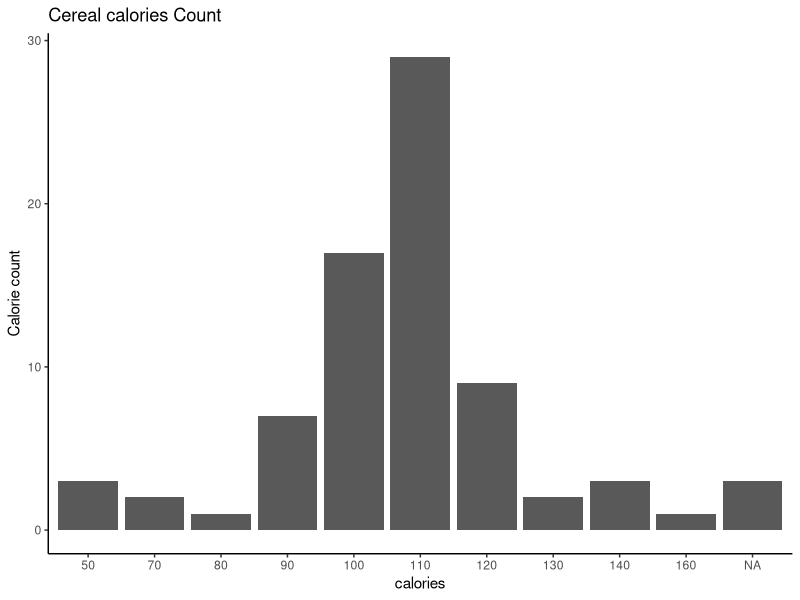
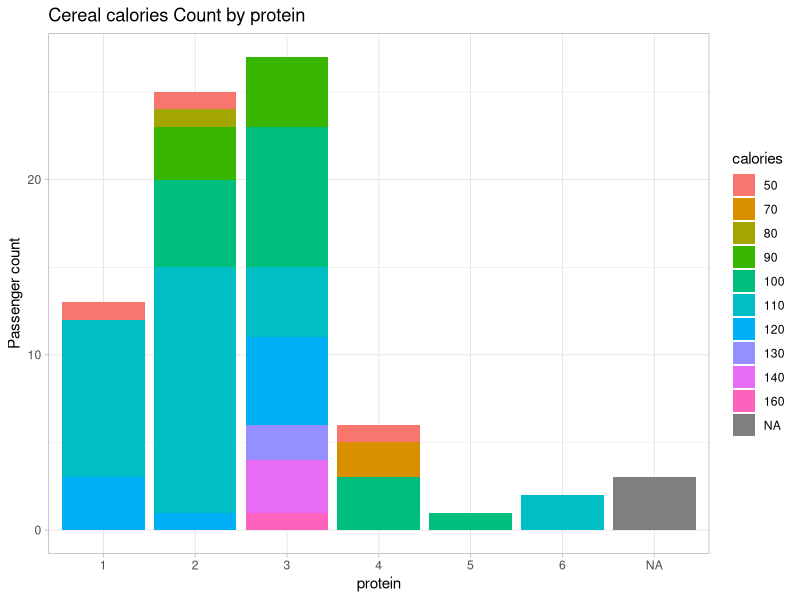
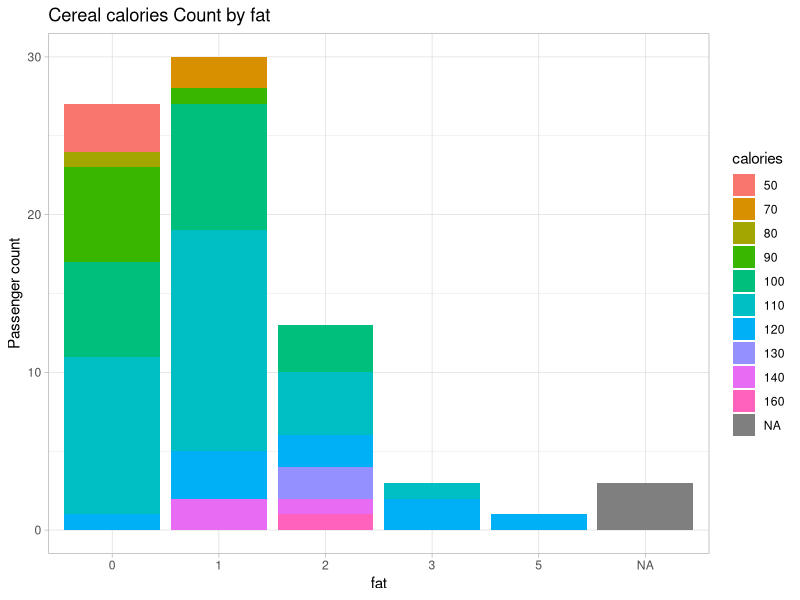
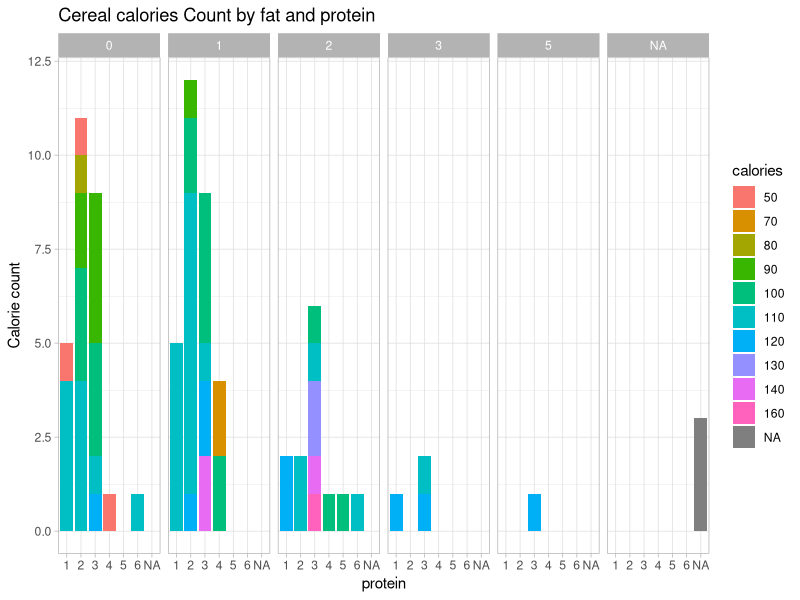
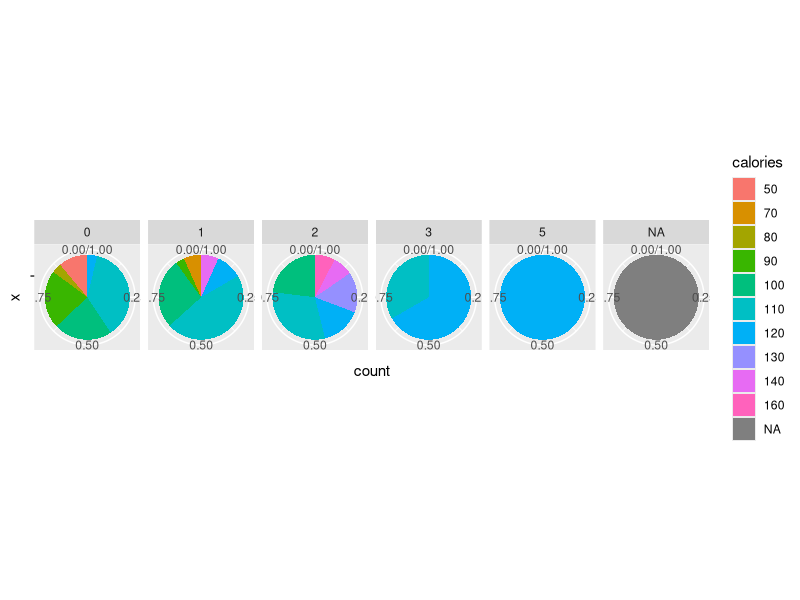
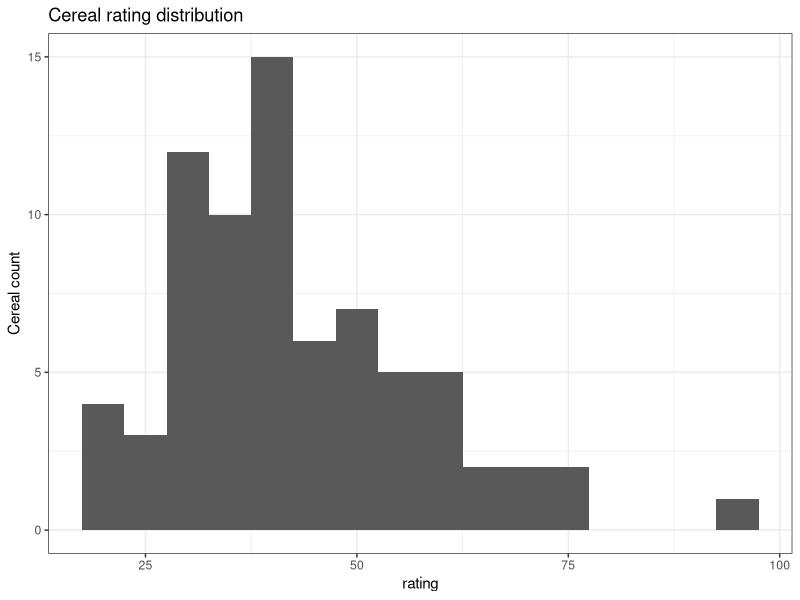
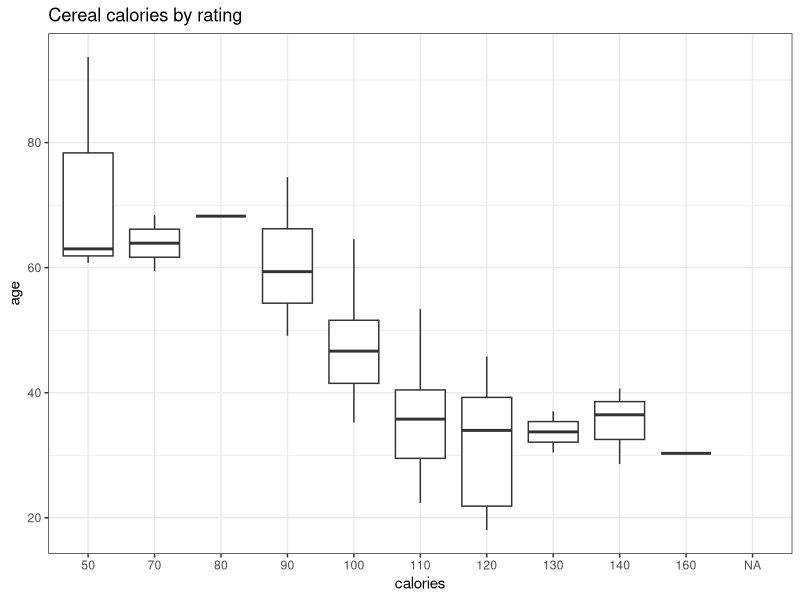
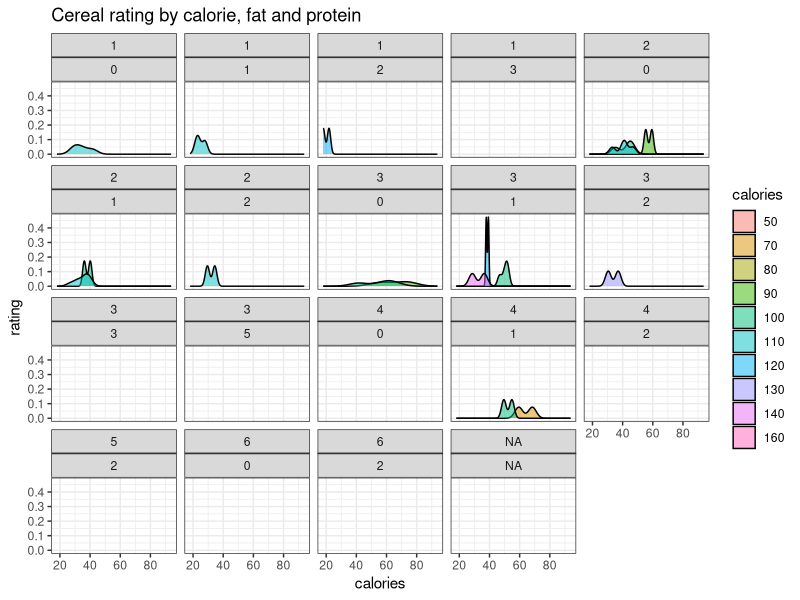

Generate these figures, in order, with R:
# Importing Dataset
Cereal <- read.csv("cereal.csv", stringsAsFactors = FALSE)

# Viewing Dataset
View(Cereal)

# Datatypes Check
str(Cereal)

# Datatype Conversion
Cereal$protein <- as.factor(Cereal$protein)
Cereal$fat <- as.factor(Cereal$fat)
Cereal$carbo <- as.factor(Cereal$carbo)
Cereal$calories <- as.factor(Cereal$calories)

# Datatypes Recheck
str(Cereal)

# Express Table for people calories
prop.table(table(Cereal$calories))

# Importing Library
library(ggplot2)


# Calorie calories Count Bar graph
ggplot(Cereal, aes(x = calories)) + theme_classic() + 
  geom_bar() + 
  labs(y = "Calorie count", title = "Cereal calories Count")


# Protein wise calories Plot
ggplot(Cereal, aes(x = protein, fill = calories)) + theme_light() + 
  geom_bar() + 
  labs(y = "Passenger count", 
       title = "Cereal calories Count by protein")


# Plot for calories based on fat
ggplot(Cereal, aes(x = fat, fill = calories)) + theme_light() + 
  geom_bar() + 
  labs(y = "Passenger count", 
       title = "Cereal calories Count by fat")


# Plot for protein based calories from fat
ggplot(Cereal, aes(x = protein, fill = calories)) + theme_light() + 
  facet_grid(~fat) + geom_bar() + 
  labs(y = "Calorie count", 
       title = "Cereal calories Count by fat and protein")


# Pie chart for calories ratio in fat
ggplot(Cereal, aes(x = "", fill = calories)) + 
  geom_bar(position = "fill") + 
  facet_grid(~fat) + coord_polar(theta = "y")


# Plot for rating distribution
ggplot(Cereal, aes(x = rating)) + theme_bw() + 
  geom_histogram(binwidth = 5) + 
  labs(y = "Cereal count", x = "rating", 
       title = "Cereal rating distribution")


# Box Plot for calories by rating
ggplot(Cereal, aes(x = calories, y = rating)) + theme_bw() + 
  geom_boxplot() + 
  labs(y = "age", x = "calories", 
       title = "Cereal calories by rating")


# Density plot
ggplot(Cereal, aes(x = rating, fill = calories)) + theme_bw() + 
  facet_wrap(protein~fat) + geom_density(alpha = 0.5) + 
  labs(y = "rating", x = "calories", 
       title = "Cereal rating by calorie, fat and protein")